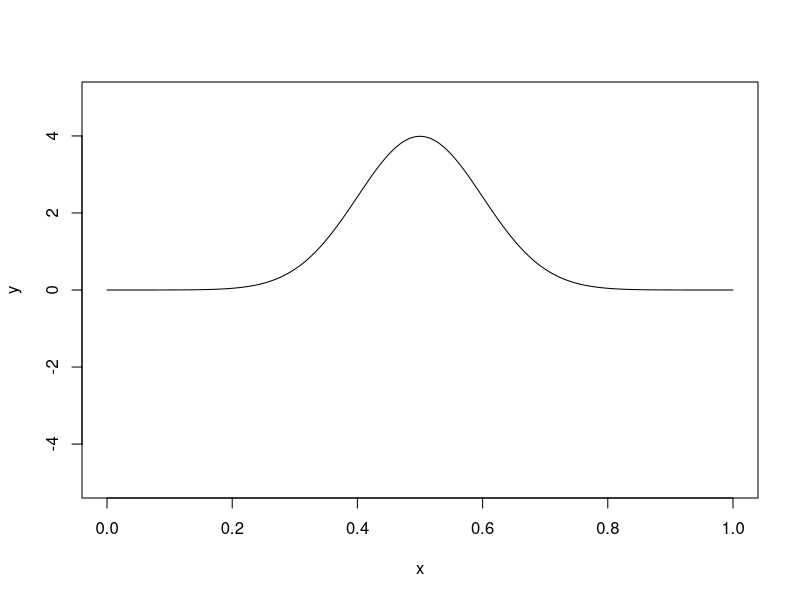
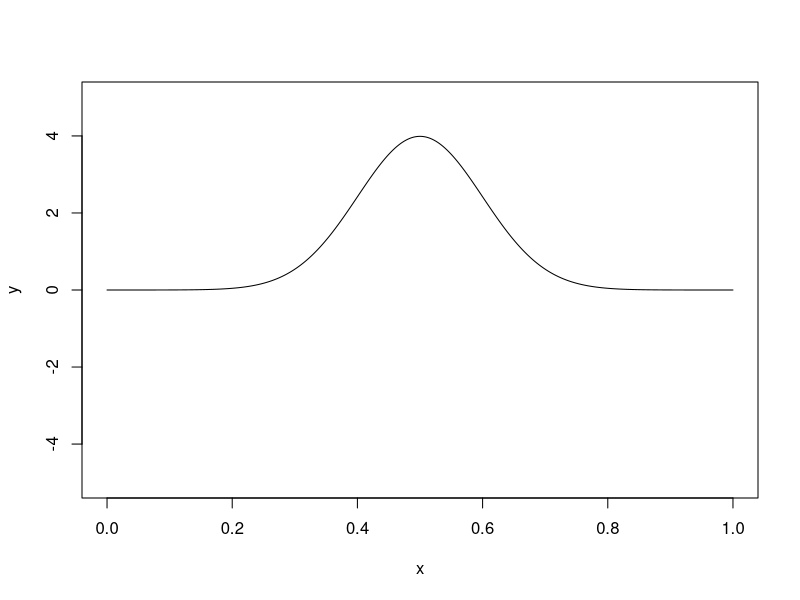
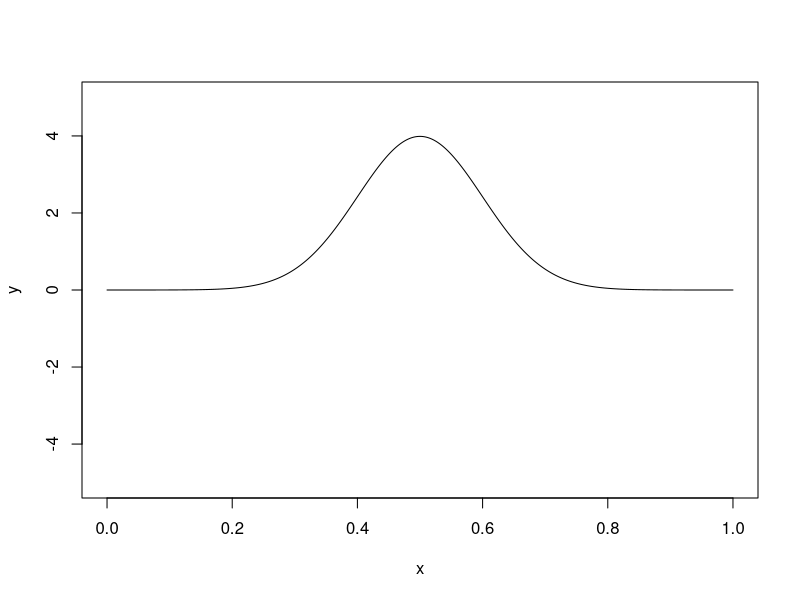
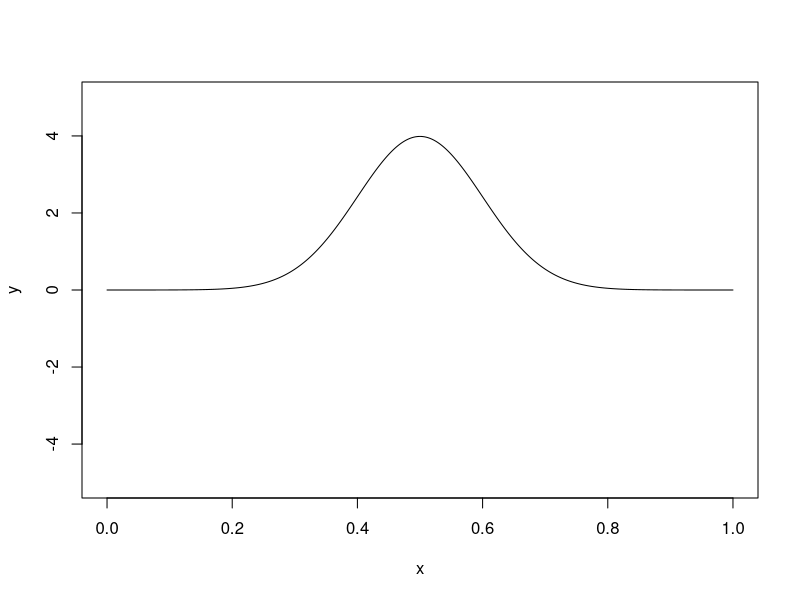
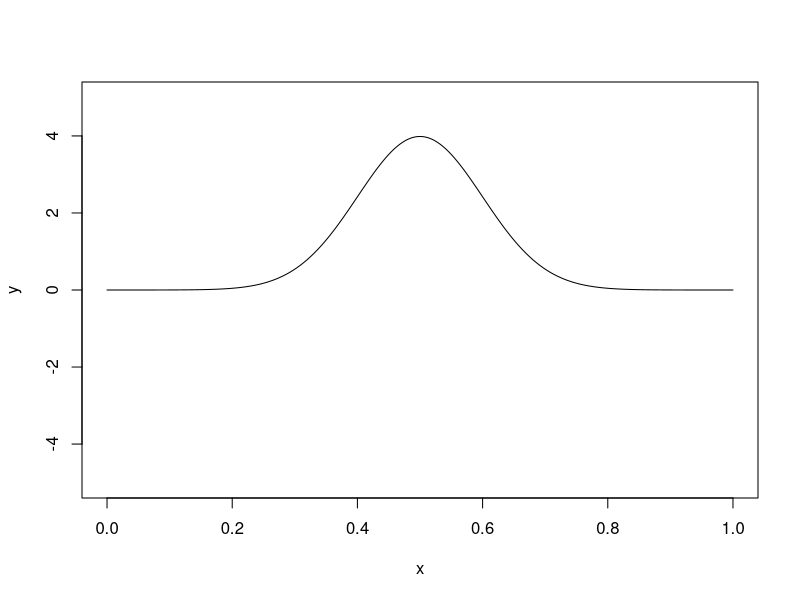
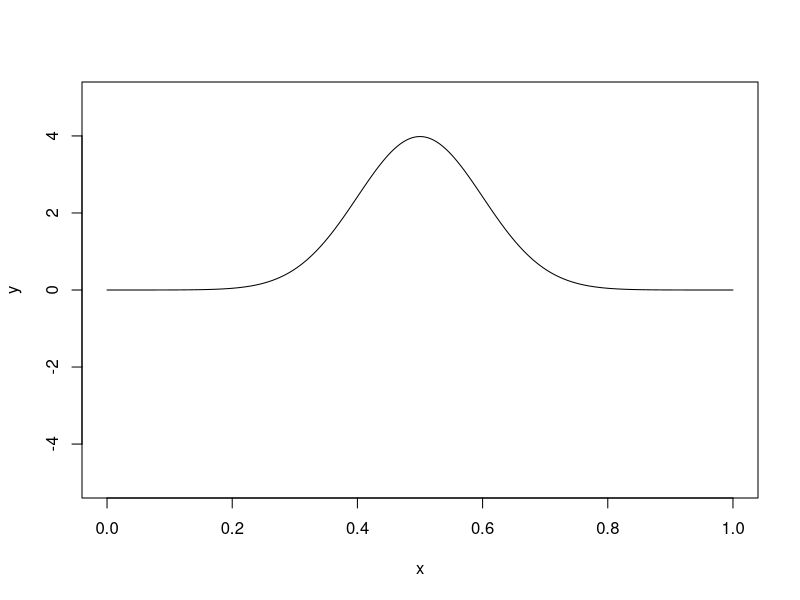
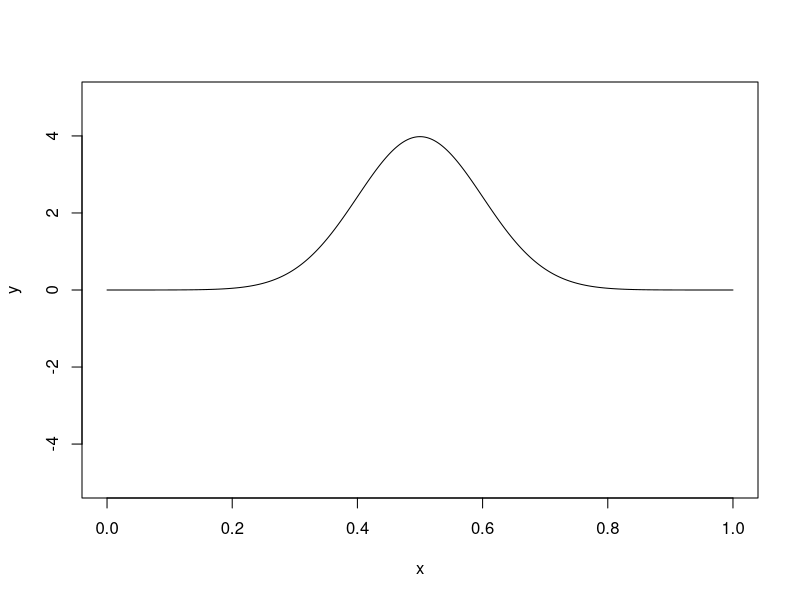
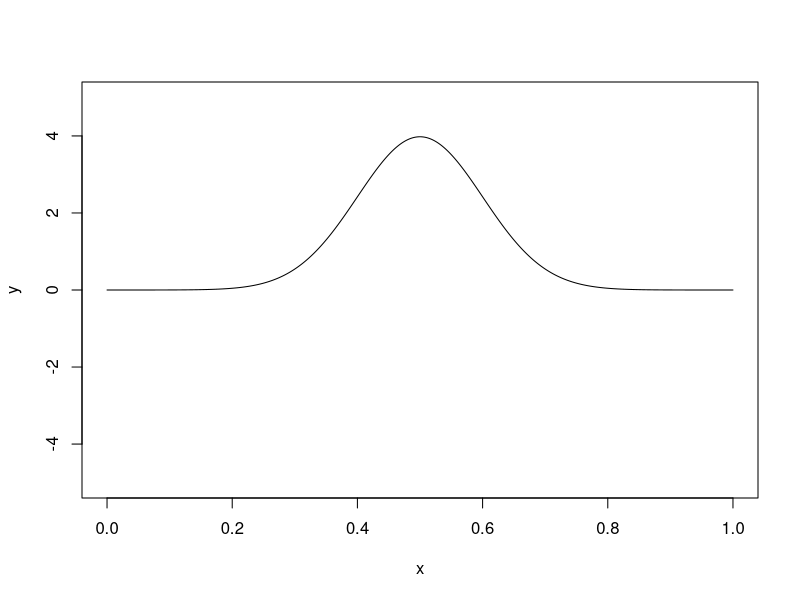

Reproduce these figures in R, in order. (Note: a time limit stopped this script after it produced the figures.)
# Wave question
# Part (a)
dx = 0.001
x = seq(0, 1, by=dx)

# The initial conditions of the wave
v = rep(0, length(x))
y = dnorm(x, 0.5, 0.1)

# Part (b)
D = diag(length(x))
D = -2*D
D[row(D) == col(D) - 1] = 1
D[row(D) == col(D) + 1] = 1
D = D/dx^2

# Function to compute updated position and velocity
update = function(y_old, v_old, dt=0.001)
{
    y_new = y_old + dt*v_old
    v_new = v_old + dt * D %*% y_new
    list(y_new=y_new, v_new=v_new)
}

for(i in 1:10000)
{
    new = update(y, v)
    y = new$y_new
    v = new$v_new
    plot(x, y, type="l", ylim=c(-5, 5))
}
